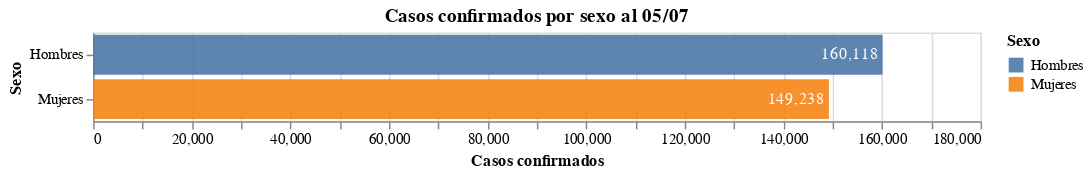

This figure's notebook cell:
### Code cell
#hide
my_plot(df_casos)

### Figure 1 — Vega-Lite specification as saved in the notebook (floating-point values rounded to 4 significant figures)
{"config": {"view": {"continuousWidth": 400, "continuousHeight": 300}}, "layer": [{"mark": {"type": "bar", "opacity": 0.9}, "encoding": {"color": {"type": "nominal", "field": "Sexo"}, "tooltip": [{"type": "nominal", "field": "Sexo"}, {"type": "quantitative", "field": "Casos confirmados"}], "x": {"type": "quantitative", "field": "Casos confirmados"}, "y": {"type": "nominal", "field": "Sexo"}}}, {"mark": {"type": "text", "color": "white", "dx": -22, "dy": 0}, "encoding": {"text": {"type": "quantitative", "field": "Casos confirmados", "format": ",.0f"}, "x": {"type": "quantitative", "field": "Casos confirmados", "stack": "zero"}, "y": {"type": "nominal", "field": "Sexo"}}}], "data": {"name": "data-ec69a8fd73d559d737313debc60ff067"}, "height": {"step": 30}, "title": "Casos confirmados por sexo al 05/07", "width": 600, "$schema": "https://vega.github.io/schema/vega-lite/v4.8.1.json", "datasets": {"data-ec69a8fd73d559d737313debc60ff067": [{"Sexo": "Hombres", "Casos confirmados": 160118}, {"Sexo": "Mujeres", "Casos confirmados": 149238}]}}
